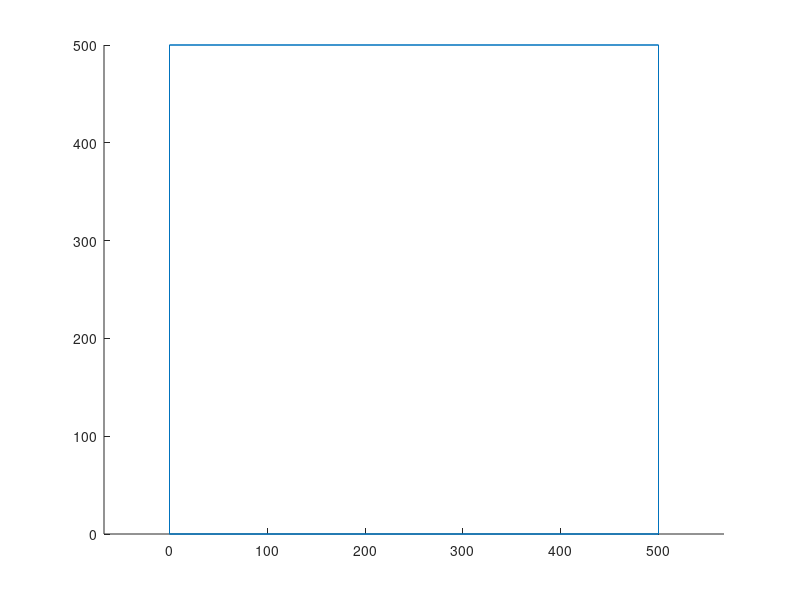

The MATLAB script that drew this image: (Note: this script raises an error after producing the figure.)
close all;

l = 500;

z0 = 0 + l/8;
z1 = l/2;
z2 = l/2 + l/8;

Ca = [l/4, 0,   z1];
Cb = [0,   l/4, z1];
P  = [l/4, l/4, z2];

Eb = [10, 0, 10];

figure
hold on;
axis equal;

% Draw the box
% Floor
line([0, l],[0, 0], [z0, z0]);
line([0, 0],[0, l], [z0, z0]);
line([l, 0],[l, l], [z0, z0]);
line([l, l],[0, l], [z0, z0]);

% Ceil
line([0, l],[0, 0], [z2, z2]);
line([0, 0],[0, l], [z2, z2]);
line([l, 0],[l, l], [z2, z2]);
line([l, l],[0, l], [z2, z2]);

% Edges
line([0, 0],[0, 0], [z0, z2]);
line([0, 0],[l, l], [z0, z2]);
line([l, l],[0, 0], [z0, z2]);
line([l, l],[l, l], [z0, z2]);

% FORWARD ---------------------------
Ra = 120;
Rb = 125;

[x0, y0, z0, x1, y1, z1_, Ix, Iy, Iz] = forwardKinematics(Ca, Ra, Cb, Rb, Eb, P, z0);

circle(Ca(1),Ca(2),Ca(3),Ra);
circle(Cb(1),Cb(2),Cb(3),Rb);
line([Ca(1), Ix],[Ca(2), Iy], [Ca(3), Iz]);
line([Cb(1), Ix],[Cb(2), Iy], [Cb(3), Iz]);

Q = extendSegment(Cb(1:2), [Ix, Iy], Eb(1));
line([Ix, Q(1)],[Iy, Q(2)], [Iz, Iz]);

line([Q(1), x1],[Q(2), y1], [Iz, z1_]);


line([P(1), x0], [P(2), y0], [P(3), z0]);


% INVERSE ----------------------
T = [x0, y0, z0];
[I_Ra, I_Rb, I_Q, I_I] = inverseKinematics (Ca, Cb, Eb, P, T);


Ra-I_Ra
Rb-I_Rb
[Q,z1]-I_Q
[Ix, Iy, Iz]-I_I